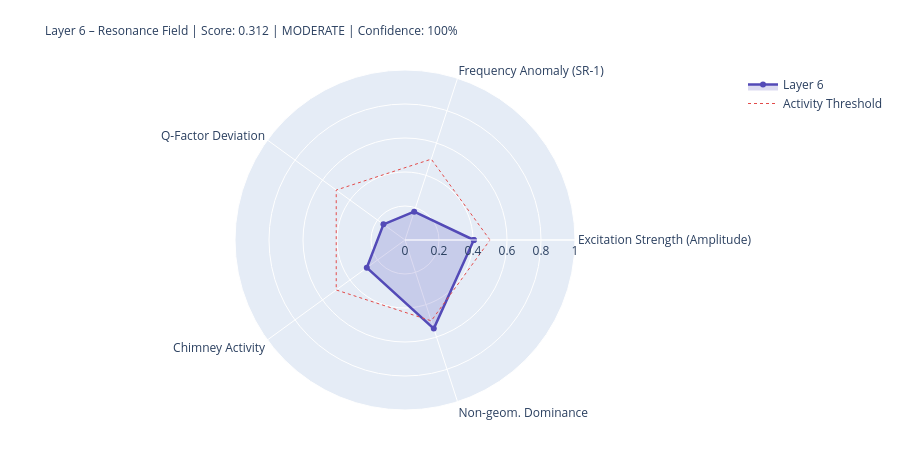

This figure's notebook cell:
### Markdown cell above
---
## 4. State Assessment & Handoff to Layer 7

### Code cell
# ============================================================
# LAYER-6-SCORE
# ============================================================

def norm(v, lo, hi):
    if v is None: return None
    return round(max(0.0, min(1.0, (v - lo) / (hi - lo))), 4)

# 1) Excitation strength (from amplitude modulator)
excitation = norm(amp_mod_total, 0.5, 1.8)

# 2) Frequency anomaly (total shift of SR-1)
freq_anomaly = norm(abs(expected[1]['freq_shift_mHz']), 0, 200)

# 3) Q-factor deviation
q_anomaly = norm(abs(expected[1]['Q_factor_change']), 0, 30)

# 4) Chimney activity
chimney_score = norm(chimney_factor, 0.85, 1.15)

# 5) Non-geometric dominance (diagnostic feature)
non_geom_dom = norm(ratio, 0, 10)

COMPONENTS = {
    'Excitation Strength (Amplitude)':  {'score': excitation,    'source': 'derived_from_L3_L5', 'dynamic': True},
    'Frequency Anomaly (SR-1)':       {'score': freq_anomaly,  'source': 'derived_from_L4',   'dynamic': True},
    'Q-Factor Deviation':            {'score': q_anomaly,     'source': 'derived_from_L4',   'dynamic': True},
    'Chimney Activity':             {'score': chimney_score, 'source': 'time_of_day',       'dynamic': True},
    'Non-geom. Dominance':           {'score': non_geom_dom,  'source': 'diagnostic',        'dynamic': True},
}

available    = {k: v['score'] for k, v in COMPONENTS.items() if v['score'] is not None}
unavailable  = [k for k, v in COMPONENTS.items() if v['score'] is None]
layer6_score = round(sum(available.values()) / len(available), 4) if available else None
confidence   = round(len(available) / len(COMPONENTS), 2)
level = ('unknown' if layer6_score is None
         else 'quiet'   if layer6_score < 0.3
         else 'moderate' if layer6_score < 0.6
         else 'active')
dominant_l6 = max(available, key=available.get) if available else 'none'

W = 70
print('=' * W)
print('LAYER 6 – RESONANCE FIELD / SCHUMANN – STATE ASSESSMENT')
print('=' * W)
for name, comp in COMPONENTS.items():
    s = comp['score']
    if s is not None:
        bar = '█' * int(s*20) + '░' * (20-int(s*20))
        print(f'  {name:<32} {bar}  {s:.3f}  [{comp["source"]}]')
    else:
        print(f'  {name:<32} {"─"*20}  n/a   [missing]')
print('-' * W)
print(f'  Score:           {layer6_score:.3f}  ({len(available)}/{len(COMPONENTS)} components)')
print(f'  Confidence:      {confidence:.0%}')
print(f'  Level:           {level.upper()}')
print(f'  Dominant:        {dominant_l6}')
print(f'  SR-1 expected:   {expected[1]["freq_Hz"]:.4f} Hz  (Δ {expected[1]["freq_shift_mHz"]:+.1f} mHz vs 7.83 Hz)')
print(f'  Amplitude:       factor {amp_mod_total:.3f}  (vs reference)')
print(f'  Q-Factor SR-1:   {expected[1]["Q_factor"]:.2f}  ({expected[1]["Q_factor_change"]:+.1f}%)')
print('=' * W)

# Radar
cats   = list(available.keys())
vals_r = list(available.values())
if len(cats) >= 3:
    fig = go.Figure()
    fig.add_trace(go.Scatterpolar(
        r=vals_r + [vals_r[0]], theta=cats + [cats[0]],
        fill='toself', fillcolor='rgba(83,74,183,0.20)',
        line=dict(color='#534AB7', width=2.5), name='Layer 6'
    ))
    fig.add_trace(go.Scatterpolar(
        r=[0.5]*(len(cats)+1), theta=cats+[cats[0]],
        line=dict(color='#E24B4A', dash='dot', width=1),
        mode='lines', name='Activity Threshold'
    ))
    fig.update_layout(
        title=dict(
            text=f'Layer 6 – Resonance Field | Score: {layer6_score:.3f} | {level.upper()} | Confidence: {confidence:.0%}',
            font=dict(size=12)
        ),
        polar=dict(radialaxis=dict(visible=True, range=[0,1])),
        height=450, showlegend=True,
        margin=dict(l=80, r=80, t=70, b=40)
    )
    fig.show()

### Figure 1 — Plotly figure (JSON) as saved in the notebook; plotly's stock layout.template omitted (floating-point values rounded to 4 significant figures)
{"data": [{"fill": "toself", "fillcolor": "rgba(83,74,183,0.20)", "line": {"color": "#534AB7", "width": 2.5}, "name": "Layer 6", "r": [0.4049, 0.175, 0.1567, 0.2778, 0.5478, 0.4049], "theta": ["Excitation Strength (Amplitude)", "Frequency Anomaly (SR-1)", "Q-Factor Deviation", "Chimney Activity", "Non-geom. Dominance", "Excitation Strength (Amplitude)"], "type": "scatterpolar"}, {"line": {"color": "#E24B4A", "dash": "dot", "width": 1}, "mode": "lines", "name": "Activity Threshold", "r": [0.5, 0.5, 0.5, 0.5, 0.5, 0.5], "theta": ["Excitation Strength (Amplitude)", "Frequency Anomaly (SR-1)", "Q-Factor Deviation", "Chimney Activity", "Non-geom. Dominance", "Excitation Strength (Amplitude)"], "type": "scatterpolar"}], "layout": {"height": 450, "margin": {"b": 40, "l": 80, "r": 80, "t": 70}, "polar": {"radialaxis": {"range": [0, 1], "visible": true}}, "showlegend": true, "title": {"font": {"size": 12}, "text": "Layer 6 – Resonance Field | Score: 0.312 | MODERATE | Confidence: 100%"}}}
